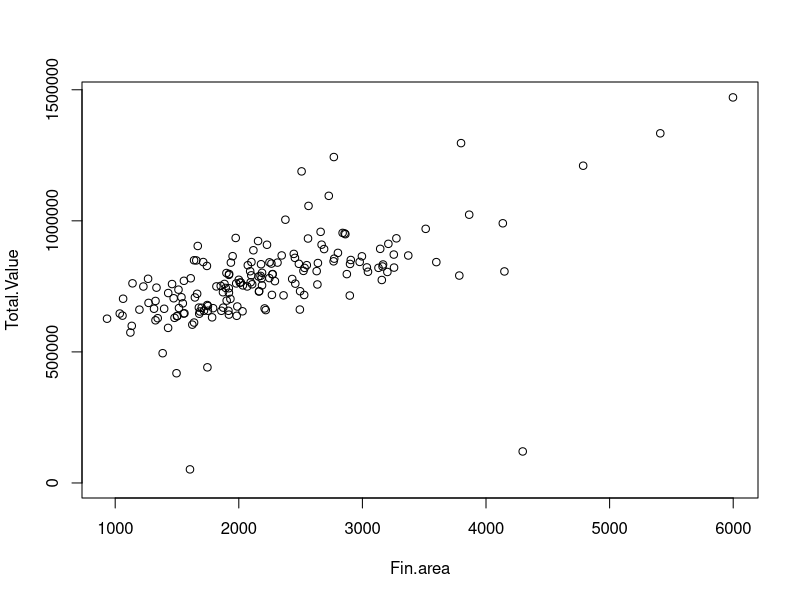
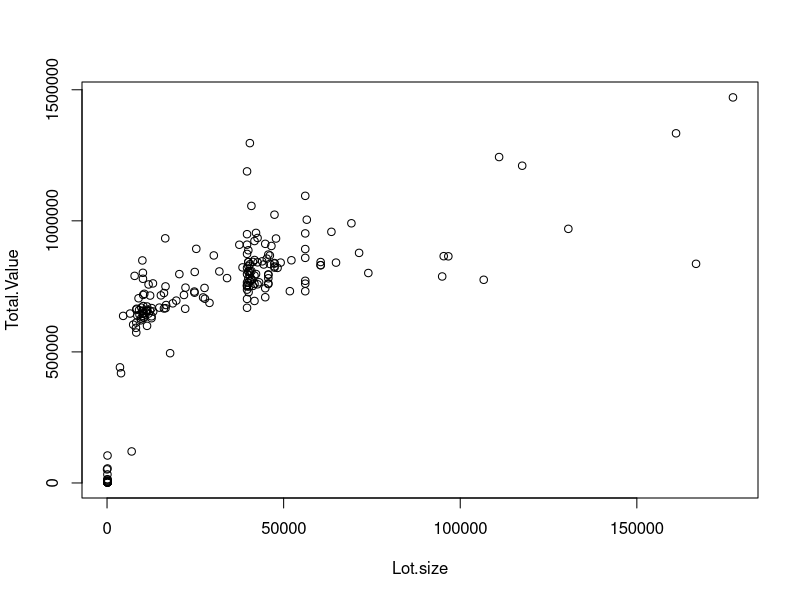
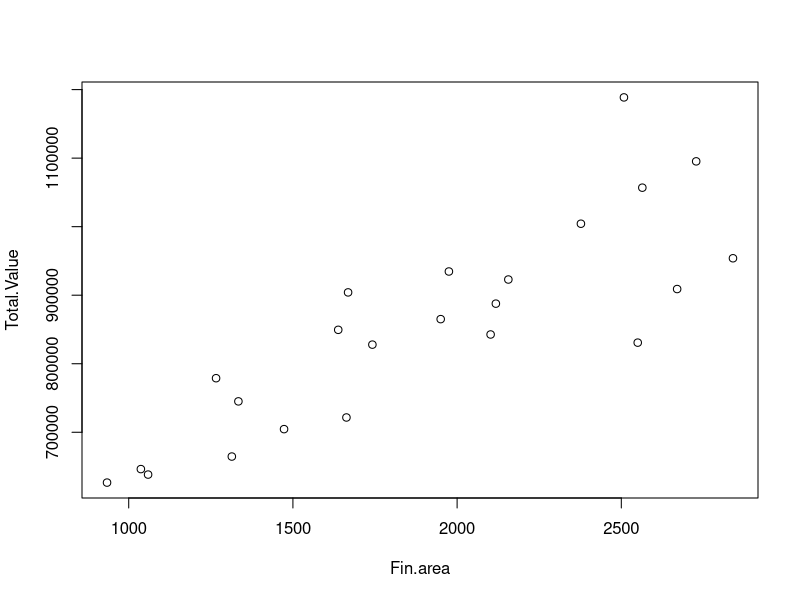
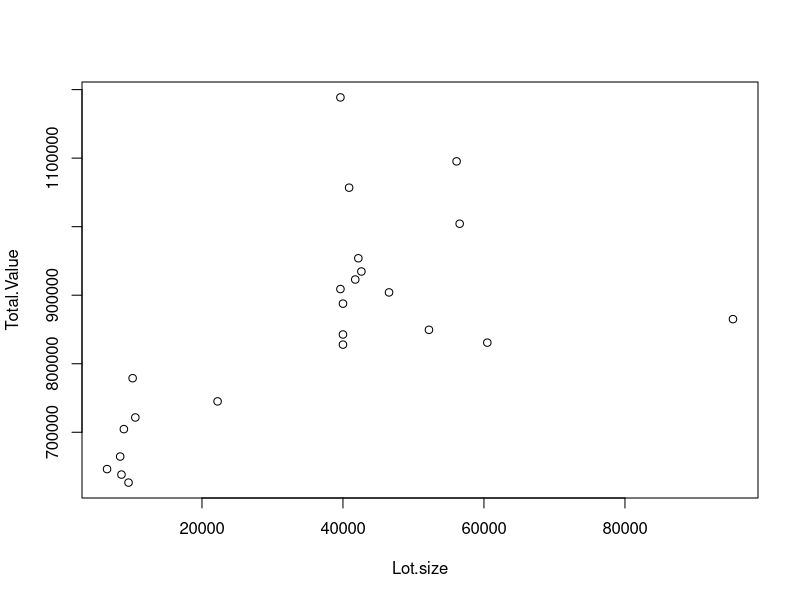
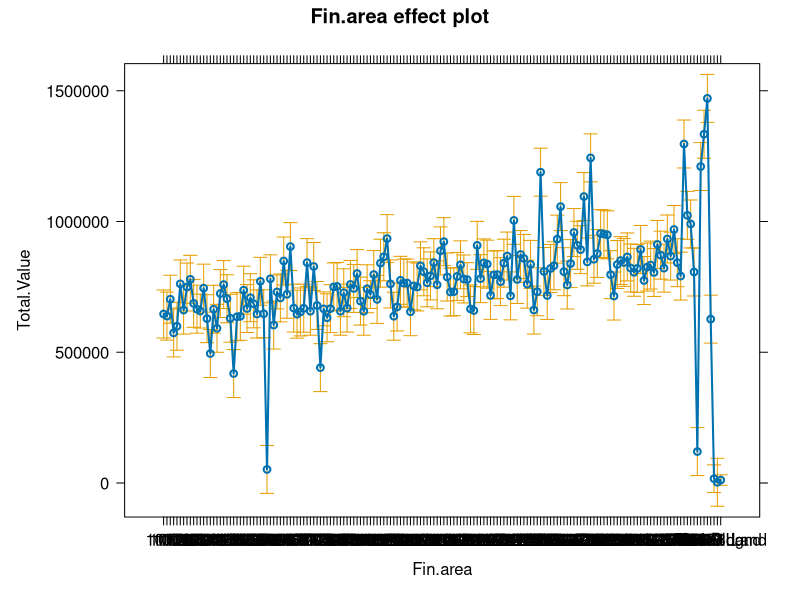
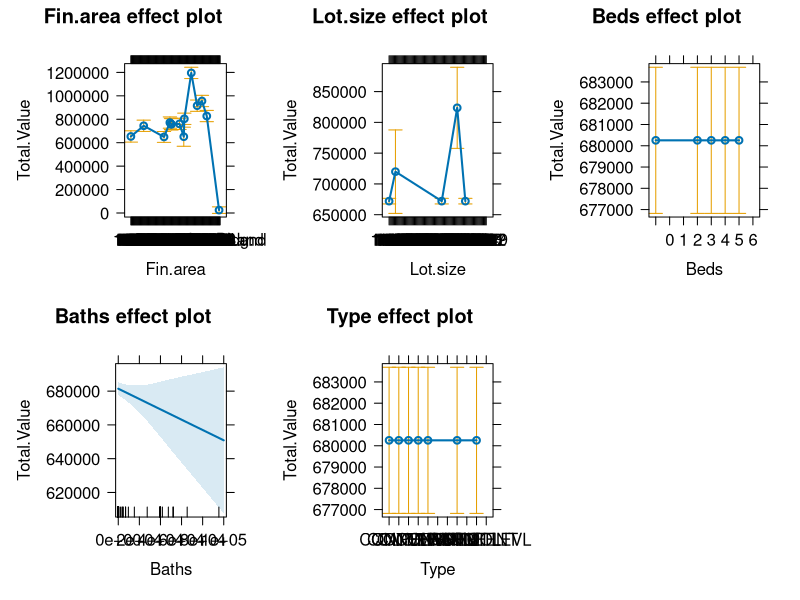

Write the R code that produced these figures, in order. (Note: this script raises an error after producing the figures.)
# Real Estate analysis
# 15-Sep-2024

 # SETUP ####
# load packages
library(lubridate)
library(readxl)
library(ggplot2)
library(tidyr)
library(effects)
library(dplyr)
library(zoo) # rollmean
 
 
# Import Data
D <- read.csv("all2000_20230127.csv")
D$Total.Value <- as.numeric(gsub("[$,]", "", D$Total.Value))
D <- D[!is.na(D$Fin.area), ]
D <- D[!is.na(D$Total.Value), ]

# Separate types
Ra <- D[D$Type=='RANCH', ]
Cp <- D[D$Type=='CAPE', ]
Co <- D[D$Type=='COLONIAL', ]
Sl <- D[D$Type=='SPLIT LEVL', ]

plot(Total.Value ~ Fin.area, data=D)
plot(Total.Value ~ Lot.size, data=D)
plot(Total.Value ~ Fin.area, data=Ra)
plot(Total.Value ~ Lot.size, data=Ra)

######### All
lm_faD <- lm(Total.Value ~ Fin.area, data=D)
summary(lm_faD)
plot(allEffects(lm_faD))

glm_faD <- glm(Total.Value ~ Fin.area + Lot.size + Beds + Baths + Type, family=gaussian, data=D)
summary(glm_faD)
plot(allEffects(glm_faD))

#newdata=data.frame(nickel=c(80, 90, 99, 100, 101, 110))
#predict(glm_nickel, newdata, type="response") # odds of getting migraine given levels of nickel intake (ug)

######### Ranch
lm_faRa <- lm(Total.Value ~ Fin.area, data=Ra)
summary(lm_faRa)
plot(allEffects(lm_faRa))

plot(Total.Value ~ Fin.area, data=Ra)
abline(lm_faRa)


glm_Ra <- glm(Total.Value ~ Fin.area + Lot.size + Beds + Baths, family=gaussian, data=Ra)
summary(glm_Ra)
plot(allEffects(glm_Ra))

new_fa=data.frame(Fin.area=c(0, 5000))
new_Ra=predict(lm_faRa, new_fa, type="response")

######### Cape
lm_faCp <- lm(Total.Value ~ Fin.area, data=Cp)
summary(lm_faCp)
plot(allEffects(lm_faCp))

glm_Cp <- glm(Total.Value ~ Fin.area + Lot.size + Beds + Baths, family=gaussian, data=Cp)
summary(glm_Cp)
plot(allEffects(glm_Cp))

#############Summarize

# Create an empty plot
plot(Ra$Fin.area, Ra$Total.Value, type="n", xlim=c(0, 10000), ylim=c(0, 2000000), 
     xlab="Finished Area, sqft", ylab="Total Assesed Value, $", main="Wenham Neighborhood 2000")
lines(Ra$Fin.area, Ra$Total.Value, type="p", pch=1, col="red")
abline(lm_faRa, col="red")
lines(Cp$Fin.area, Cp$Total.Value, type="p", pch=2, col="blue")
abline(lm_faCp, col="blue")
legend("topleft", legend=c("Ranches", "Capes"), col=c("red", "blue"), lty=1)
